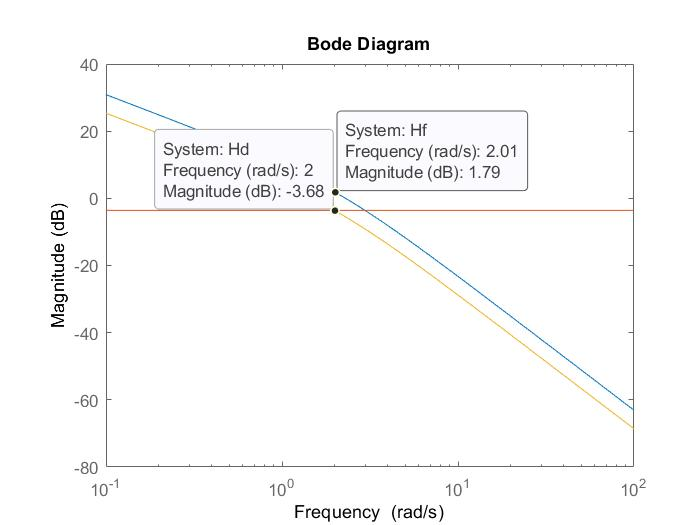
%> input picture lab5ce_ex1_bode.jpg, 700 x 525 px
$ octave Laboratory5_ControlEngineeringI.m   (GNU Octave 9; MATLAB toolbox functions it lacks are replaced by stand-ins)
%> lines starting %> are read from the running program, lines starting %| are printed output that depends on the picture

%% Laboratory 5 - Control Engineering I
%% CONTROLLER DESIGN IN FREQUENCY DOMAIN BASED ON SECOND ORDER SYSTEM
%% GOALS

% To follow and to understand the design method steps

% To check the resulted performance indicators

%% Problem
% For the process described by Hf(s) = 3.5 / s(0.5*s + 1) and the
% performance indicators [..] following the above described steps, design a
% P and a PI controller. Simulate the step and ramp output of the closed
% loop to highlight the performance indicators.


%% Exercise 1

% P Controller
%corner frequency = 2 rad/s
Hf = tf(3.5, [0.5 1 0])
bodemag(Hf), hold on

wf = 1/0.5 %=2 1/Tf
sigma = 0.15
zeta = abs(log(sigma)) / sqrt (pi^2 + log(sigma)^2)

A = 1/4/sqrt(2)/zeta^2


% A in decibels
AdB = 20 *log10(A)

A = tf(A, 1);
bodemag(A)

FN = -AdB + 1.84 % 1.84 from Hf(blue) at freq 2
Vr = 10^(-FN/20)

Hd = Hf*Vr
bode(Hd)


wt = 1.5 %at magnitude 0 dB de pe Hd
wn = 2 * zeta * wt;

ts = 4/zeta/wn

% from Hd at freq. 1 (Hd galben)
cvdB = 4.39; cv = 10^(4.39/20)  % >=1

deltawb = wt % 1.5 < 15

H0 = feedback(Hf*Vr, 1)

figure, step(H0)

t = 0:0.1:20;
figure, lsim(H0, t, t)

% Screenshot with values for each graphic

% Bode Diagram
 figure;
 image_bode = imread('lab5ce_ex1_bode.jpg');
%> image_bode is the input picture: size 525x700x3 uint8; mean R, G, B 249.6, 249.6, 249.6
 imshow(image_bode);

 % Step Response
 figure;
 image_step = imread('lab5ce_ex1_step.jpg');
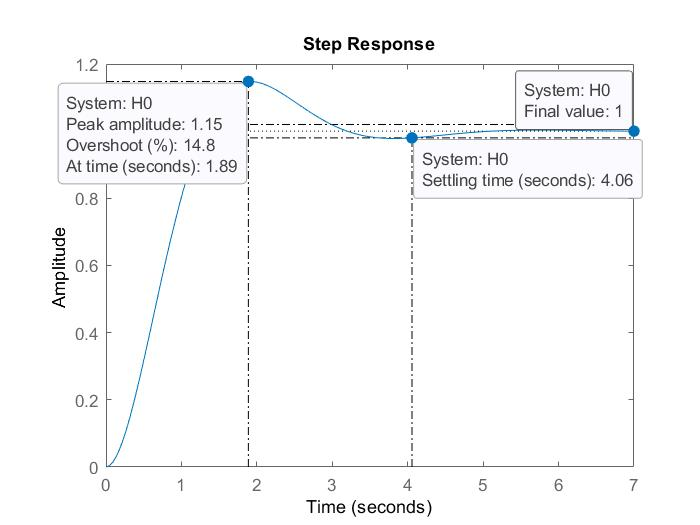
%> input picture lab5ce_ex1_step.jpg, 700 x 525 px
%> image_step is the input picture: size 525x700x3 uint8; mean R, G, B 248.6, 248.8, 249.3
 imshow(image_step);

% Linear Simulation Results
 figure;
 image_lsim = imread('lab5ce_ex1_linear.jpg');
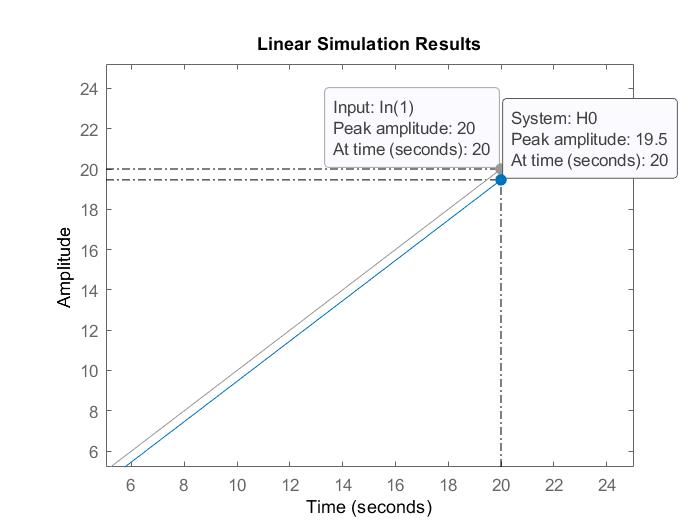
%> input picture lab5ce_ex1_linear.jpg, 700 x 525 px
%> image_lsim is the input picture: size 525x700x3 uint8; mean R, G, B 249, 249.1, 249.4
 imshow(image_lsim);
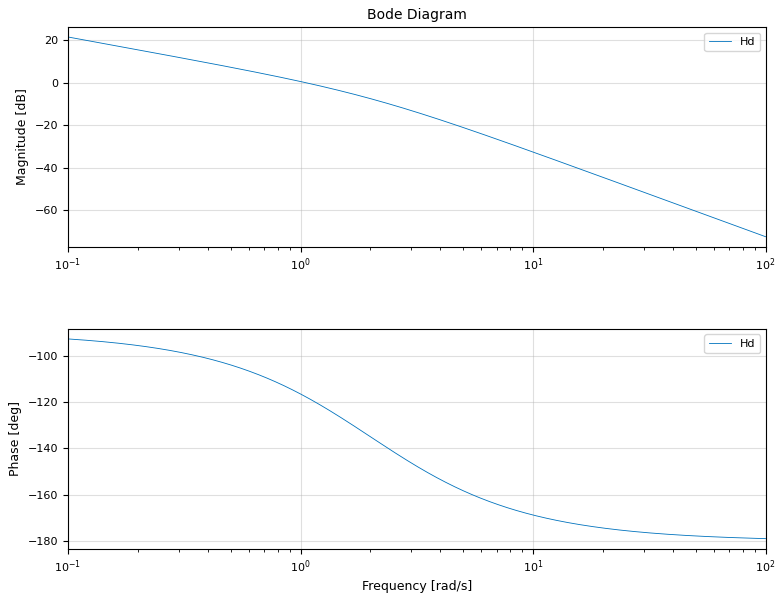
%> figure redrawn from the program's plot data, 2 panels; panel 1: curve peaks at x = 0.1, y = 21.47; panel 2: curve peaks at x = 0.1, y = -92.86

%% Exercise 2
% Pi Controller

sigma = 0.07

Hf = tf(3.5, [0.5 1 0])
bodemag(Hf), hold on

wf = 1/0.5 %=2
zeta = abs(log(sigma)) / sqrt (pi^2 + (log(sigma)^2))

A = 1/4/sqrt(2)/zeta^2

% A in decibels
AdB = 20 *log10(A)

A = tf(A, 1);
bodemag(A)

%1.94 from Hf(blue) at freq. 2
FN = -AdB + 1.94
Vr = 10^(-FN/20)

Hd = Hf*Vr
bode(Hd)

%at frequency 1

wt = 1.05 % de pe Hd galben at magnitude 0 dB
wn = 2 * zeta * wt;

ts = 4/zeta/wn

% from Hd at freq. 1 (Hd galben)
cvdB = 0.573; cv = 10^(cvdB/20)  % >=1

deltawb = wt % 1.05 < 15

wz = 0.1 * wt;
cvstar = 5;
wp = cv/cvstar *wz;
Tz = 1/wz; Tp = 1/wp;

VrPI = cvstar / cv

 HPI = VrPI*tf([Tz 1], [Tp 1]);
 cv_new = VrPI * 3.5 * Vr;
 Hd_PI = Hf * Vr * HPI;
 bode(Hd_PI)
 H0 = feedback(Vr*HPI*Hf, 1)

 figure, step(H0)
 t= 0:0.1:80;
 figure, lsim(H0, t, t)

 essv = 80 - 79.8;
 cv = 1/essv


 %Screenshot with values for each graphic

 % Bode Diagram
 figure;
  image_bode2 = imread('lab5ce_ex2_bode.jpg');
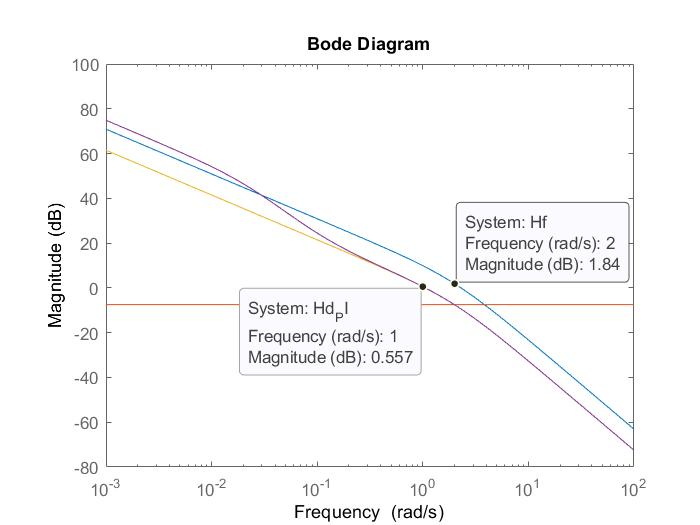
%> input picture lab5ce_ex2_bode.jpg, 700 x 525 px
%> image_bode2 is the input picture: size 525x700x3 uint8; mean R, G, B 249.1, 249, 249.2
  imshow(image_bode2);

  % Step Response
  figure;
  image_step2 = imread('lab5ce_ex2_step.jpg');
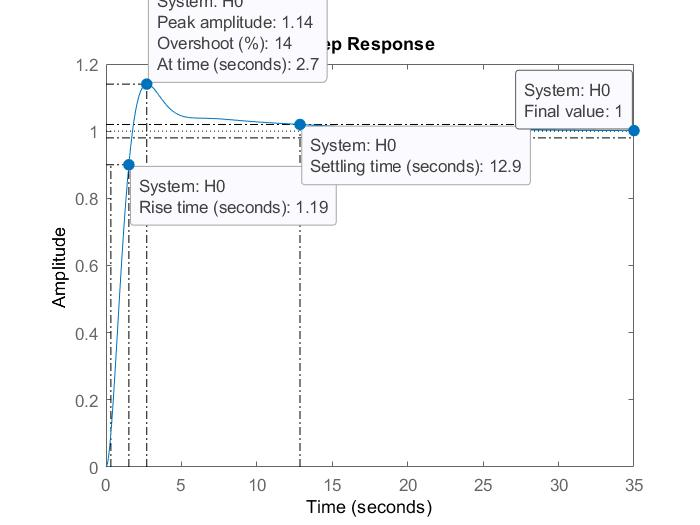
%> input picture lab5ce_ex2_step.jpg, 700 x 525 px
%> image_step2 is the input picture: size 525x700x3 uint8; mean R, G, B 247.8, 248, 248.6
  imshow(image_step2);

 % Linear Simulation Results
  figure;
  image_lsim2 = imread('lab5ce_ex2_linear.jpg');
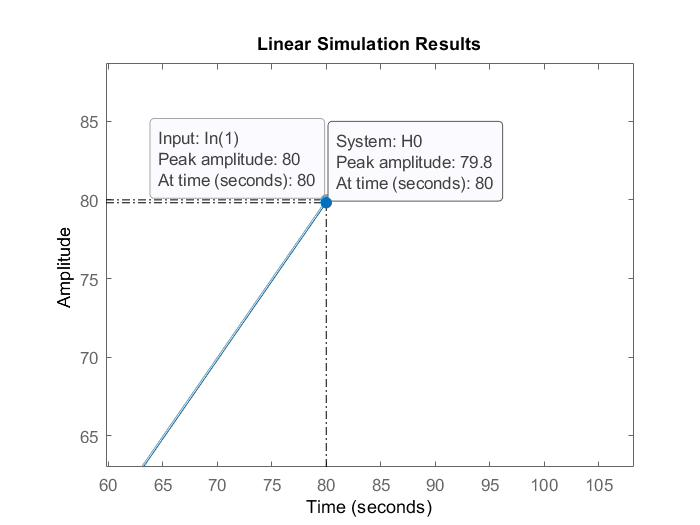
%> input picture lab5ce_ex2_linear.jpg, 700 x 525 px
%> image_lsim2 is the input picture: size 525x700x3 uint8; mean R, G, B 249.3, 249.4, 249.7
  imshow(image_lsim2);
